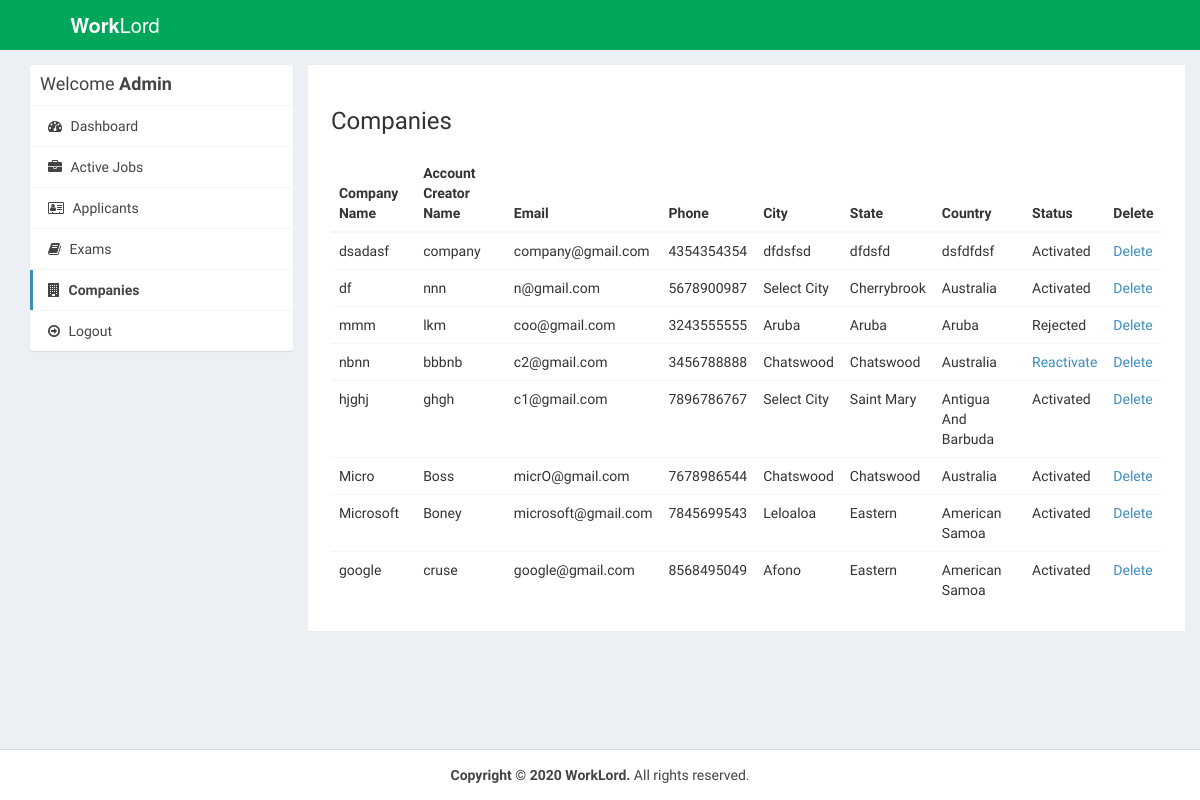
Before: /admin/companies.php (signed in) with the older database file.
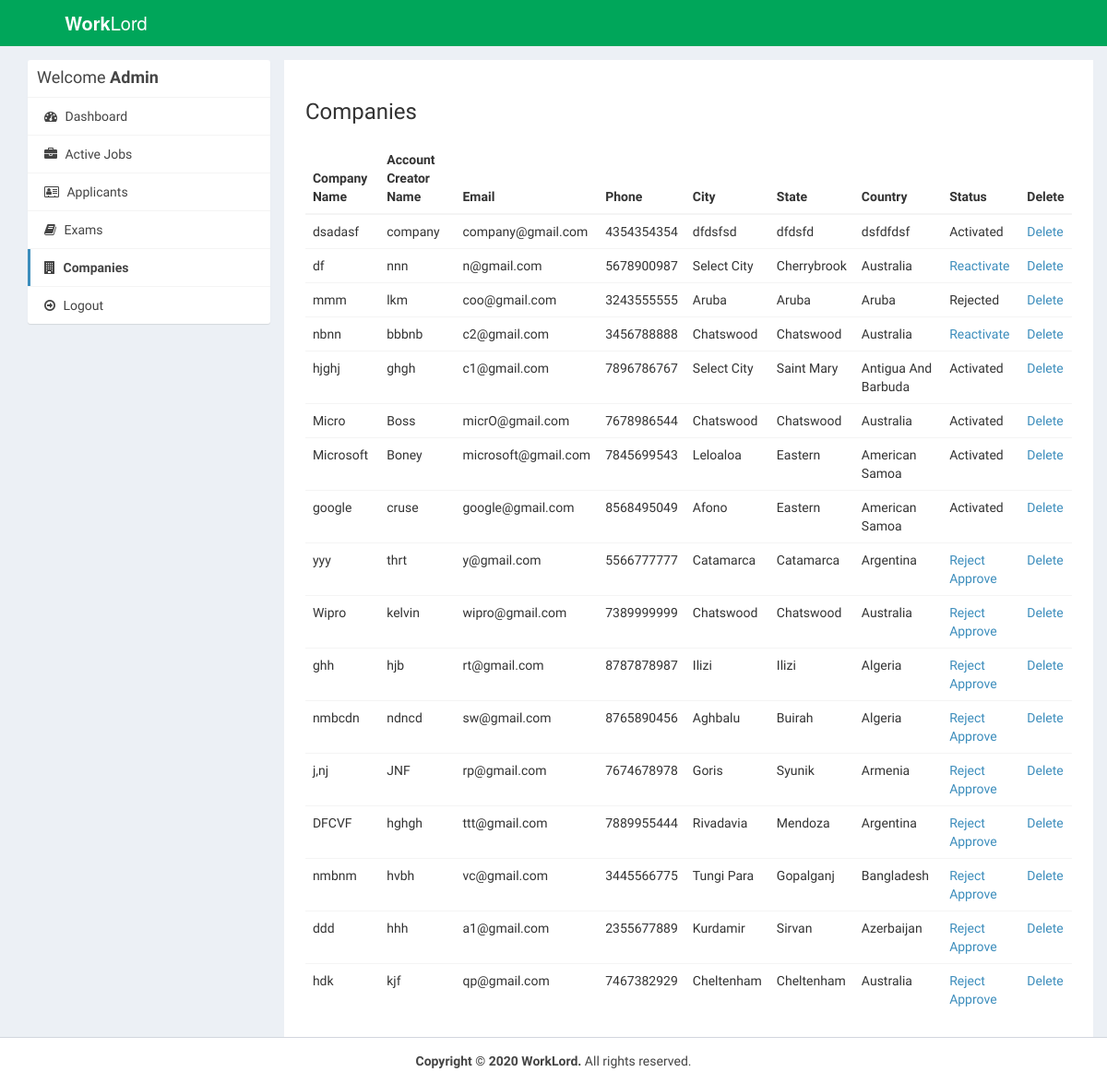
After: the same page with the newer database file.
### tables this page shows
CREATE TABLE `company` (
  `id_company` int(11) NOT NULL,
  `name` varchar(255) NOT NULL,
  `companyname` varchar(255) NOT NULL,
  `country` varchar(255) NOT NULL,
  `state` varchar(255) NOT NULL,
  `city` varchar(255) NOT NULL,
  `contactno` varchar(255) NOT NULL,
  `website` varchar(255) NOT NULL,
  `email` varchar(255) NOT NULL,
  `aboutme` varchar(255) DEFAULT NULL,
  `logo` varchar(255) NOT NULL,
  `createdAt` timestamp NOT NULL DEFAULT current_timestamp(),
  `active` int(11) NOT NULL DEFAULT 2
);

### admin/companies.php (the view, shortened to what this page needs)
<?php
require_once("../db.php");
?>
<!DOCTYPE html>
<html>
<head>
  <link rel="stylesheet" href="https://cdnjs.cloudflare.com/ajax/libs/twitter-bootstrap/3.3.7/css/bootstrap.min.css">
  <link rel="stylesheet" href="https://cdnjs.cloudflare.com/ajax/libs/font-awesome/4.7.0/css/font-awesome.min.css">
  <link rel="stylesheet" href="https://cdnjs.cloudflare.com/ajax/libs/ionicons/2.0.1/css/ionicons.min.css">
  <link rel="stylesheet" href="https://cdn.datatables.net/1.10.15/css/jquery.dataTables.min.css">
  <link rel="stylesheet" href="../css/AdminLTE.min.css">
  <link rel="stylesheet" href="../css/_all-skins.min.css">
  <link rel="stylesheet" href="../css/custom.css">
</head>
<body class="hold-transition skin-green sidebar-mini">
<div class="wrapper">
  <header class="main-header">
    <a href="index.php" class="logo logo-bg">
      <span class="logo-lg"><b>Work</b>Lord</span>
    </a>
    <nav class="navbar navbar-static-top">
    </nav>
  </header>
  <div class="content-wrapper" style="margin-left: 0px;">
    <section id="candidates" class="content-header">
      <div class="container">
        <div class="row">
          <div class="col-md-3">
            <div class="box box-solid">
              <div class="box-header with-border">
                <h3 class="box-title">Welcome <b>Admin</b></h3>
              </div>
              <div class="box-body no-padding">
                <ul class="nav nav-pills nav-stacked">
                  <li><a href="index.php"><i class="fa fa-dashboard"></i> Dashboard</a></li>
                  <li><a href="active-jobs.php"><i class="fa fa-briefcase"></i> Active Jobs</a></li>
                  <li><a href=""><i class="fa fa-address-card-o"></i> Applicants</a></li>
				  <li><a href="../exams/admin/index.php"><i class="fa fa-book"></i> Exams</a></li>
                  <li class="active"><a href="companies.php"><i class="fa fa-building"></i> Companies</a></li>
                  <li><a href="../logout.php"><i class="fa fa-arrow-circle-o-right"></i> Logout</a></li>
                </ul>
              </div>
            </div>
          </div>
          <div class="col-md-9 bg-white padding-2">
            <h3>Companies</h3>
            <div class="row margin-top-20">
              <div class="col-md-12">
                <div class="box-body table-responsive no-padding">
                  <table id="example2" class="table table-hover">
                    <thead>
                      <th>Company Name</th>
                      <th>Account Creator Name</th>
                      <th>Email</th>
                      <th>Phone</th>
                      <th>City</th>
                      <th>State</th>
                      <th>Country</th>
                      <th>Status</th>
                      <th>Delete</th>
                    </thead>
                    <tbody>
                      <?php
                      $sql = "SELECT * FROM company";
                      $result = $conn->query($sql);
                      if($result->num_rows > 0) {
                        while($row = $result->fetch_assoc()) {
                      ?>
                      <tr>
                        <td><?php echo $row['companyname']; ?></td>
                        <td><?php echo $row['name']; ?></td>
                        <td><?php echo $row['email']; ?></td>
                        <td><?php echo $row['contactno']; ?></td>
                        <td><?php echo $row['city']; ?></td>
                        <td><?php echo $row['state']; ?></td>
                        <td><?php echo $row['country']; ?></td>
                        <td>
                        <?php
                          if($row['active'] == '1') {
                            echo "Activated";
                          } else if($row['active'] == '2') {
                            ?>
                            <a href="reject-company.php?id=<?php echo $row['id_company']; ?>">Reject</a> <a href="approve-company.php?id=<?php echo $row['id_company']; ?>">Approve</a>
                            <?php
                          } else if ($row['active'] == '3') {
                            ?>
                              <a href="reactivate-company.php?id=<?php echo $row['id_company']; ?>">Reactivate</a>
                            <?php
                          } else if($row['active'] == '0') {
                            echo "Rejected";
                          }
                        ?>
                        </td>
                        <td><a href="delete-company.php?id=<?php echo $row['id_company']; ?>">Delete</a></td>
                      </tr>
                     <?php
                        }
                      }
                    ?>
                    </tbody>
                  </table>
                </div>
              </div>
            </div>
          </div>
        </div>
      </div>
    </section>
  </div>
  <footer class="main-footer" style="margin-left: 0px;">
    <div class="text-center">
      <strong>Copyright &copy; 2020 WorkLord.</strong> All rights
    reserved.
    </div>
  </footer>
</div>
</body>
</html>

Changed rows visible on the page:
changed company "df": active "Activated" → "Reactivate"
added company: companyname "yyy", name "thrt", email "y@gmail.com", contactno "5566777777", city "Catamarca", state "Catamarca", country "Argentina"
added company: companyname "Wipro", name "kelvin", email "wipro@gmail.com", contactno "7389999999", city "Chatswood", state "Chatswood", country "Australia"
added company: companyname "ghh", name "hjb", email "rt@gmail.com", contactno "8787878987", city "Ilizi", state "Ilizi", country "Algeria"
added company: companyname "nmbcdn", name "ndncd", email "sw@gmail.com", contactno "8765890456", city "Aghbalu", state "Buirah", country "Algeria"
added company: companyname "j,nj", name "JNF", email "rp@gmail.com", contactno "7674678978", city "Goris", state "Syunik", country "Armenia"
added company: companyname "DFCVF", name "hghgh", email "ttt@gmail.com", contactno "7889955444", city "Rivadavia", state "Mendoza", country "Argentina"
added company: companyname "nmbnm", name "hvbh", email "vc@gmail.com", contactno "3445566775", city "Tungi Para", state "Gopalganj", country "Bangladesh"
added company: companyname "ddd", name "hhh", email "a1@gmail.com", contactno "2355677889", city "Kurdamir", state "Sirvan", country "Azerbaijan"
added company: companyname "hdk", name "kjf", email "qp@gmail.com", contactno "7467382929", city "Cheltenham", state "Cheltenham", country "Australia"
